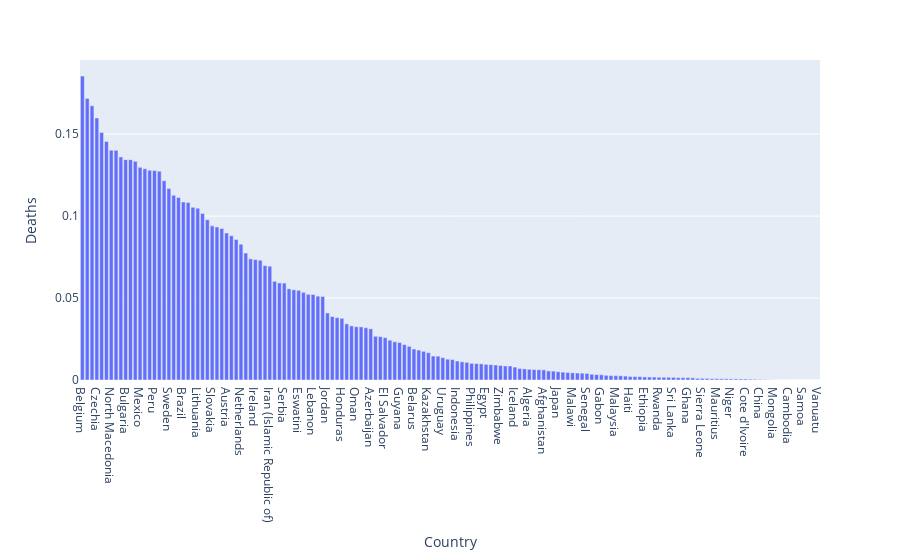

Notebook code cell kept with this figure:
### Markdown cell above
Next, to identify the **top 5 countries with the highest death rates**, we plot the death rates of each country in a bar graph, sorted in descending order.

### Code cell
# Figure to present the Death rates of each country, sorted in descending order

deaths = px.bar(food_df, x='Country', y='Deaths').update_xaxes(categoryorder="total descending")
deaths.show()

### Figure 1 — Plotly figure (JSON) as saved in the notebook; plotly's stock layout.template omitted (floating-point values rounded to 4 significant figures; data arrays with more than 128 entries replaced by an {"elided": "..."} marker saying what was removed)
{"data": [{"alignmentgroup": "True", "hovertemplate": "Country=%{x}<br>Deaths=%{y}<extra></extra>", "legendgroup": "", "marker": {"color": "#636efa", "pattern": {"shape": ""}}, "name": "", "offsetgroup": "", "orientation": "v", "showlegend": false, "textposition": "auto", "type": "bar", "x": {"elided": "154 str values"}, "xaxis": "x", "y": {"elided": "154 float values"}, "yaxis": "y"}], "layout": {"barmode": "relative", "legend": {"tracegroupgap": 0}, "margin": {"t": 60}, "xaxis": {"anchor": "y", "categoryorder": "total descending", "domain": [0, 1], "title": {"text": "Country"}}, "yaxis": {"anchor": "x", "domain": [0, 1], "title": {"text": "Deaths"}}}}
